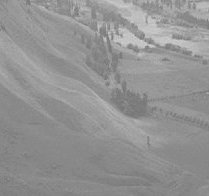
#> input picture img/hill.jpg, 209 x 196 px
$ python powerLaw.py
#> lines starting #> are read from the running program, lines starting #| are printed output that depends on the picture
import cv2
import numpy as np
import matplotlib.pyplot as plt
from PIL import Image

#im = Image.open('img/LenaLow.jpg')
img = cv2.imread('img/hill.jpg')
#> img is the input picture: shape (196, 209, 3); min 114, max 211, mean 146.9
img = img/255.0
img_power_law_transformation = cv2.pow(img,3)
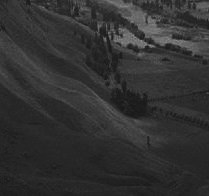
#> img_power_law_transformation: shape (196, 209, 3) float64; min 0.0893, max 0.567, mean 0.197


plt.subplot(2, 2, 1)
plt.imshow(img)
plt.subplot(2, 2, 2)
plt.imshow(img_power_law_transformation)
plt.show()
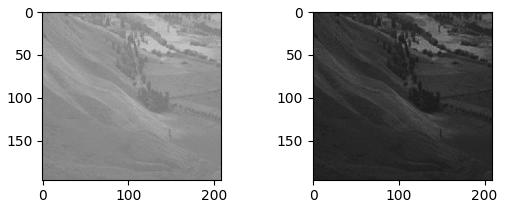
#> figure drawn by matplotlib, 2 panels
